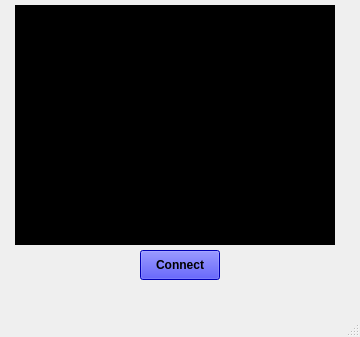
<?xml version="1.0" encoding="UTF-8"?>
<ui version="4.0">
 <class>MainWindow</class>
 <widget class="QMainWindow" name="MainWindow">
  <property name="geometry">
   <rect>
    <x>0</x>
    <y>0</y>
    <width>360</width>
    <height>337</height>
   </rect>
  </property>
  <property name="windowTitle">
   <string>MainWindow</string>
  </property>
  <widget class="QWidget" name="centralwidget">
   <widget class="QLabel" name="videoLabel">
    <property name="geometry">
     <rect>
      <x>15</x>
      <y>5</y>
      <width>320</width>
      <height>240</height>
     </rect>
    </property>
    <property name="styleSheet">
     <string notr="true">background-color: rgb(0, 0, 0);</string>
    </property>
    <property name="text">
     <string/>
    </property>
   </widget>
   <widget class="QPushButton" name="connectBtn">
    <property name="geometry">
     <rect>
      <x>140</x>
      <y>250</y>
      <width>80</width>
      <height>30</height>
     </rect>
    </property>
    <property name="font">
     <font>
      <family>Arial</family>
      <bold>true</bold>
     </font>
    </property>
    <property name="styleSheet">
     <string notr="true">color: rgb(0, 0, 0);
background-color: rgb(0, 0, 255);</string>
    </property>
    <property name="text">
     <string>Connect</string>
    </property>
   </widget>
  </widget>
  <widget class="QMenuBar" name="menubar">
   <property name="geometry">
    <rect>
     <x>0</x>
     <y>0</y>
     <width>360</width>
     <height>25</height>
    </rect>
   </property>
  </widget>
  <widget class="QStatusBar" name="statusbar"/>
 </widget>
 <resources/>
 <connections/>
</ui>
